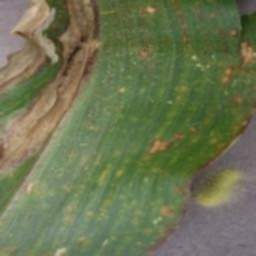
#> input picture data_initial/dataset_split/train/northern_leaf_blight/blurred_13.jpg, 256 x 256 px, found by its file name; its folder holds only this picture in this run
$ python data_optimization.py
#> lines starting #> are read from the running program, lines starting #| are printed output that depends on the picture
#> further down, img is the input picture: shape (256, 256, 3); mean B, G, R 81.9, 116.2, 108.2
import cv2
import numpy as np
import os
import random

# 文件夹路径
input_dir = r"dataset_split\train\northern_leaf_blight"  # 输入图像文件夹路径
output_dir = r"dataset_split\train_optim\northern_leaf_blight"  # 保存增强图像的路径
os.makedirs(output_dir, exist_ok=True)

# 获取输入文件夹中的所有图像文件
image_list = [f for f in os.listdir(input_dir) if f.endswith(('.jpg', '.png','.JPG'))]

# 打印出图像文件数量，确保程序没有进入死循环
print(f"Found {len(image_list)} images in {input_dir}")

# 数据增强参数
total_target = 111  # 总共增加图像
methods = 5  # 增强方法数量（旋转、翻转、亮度、模糊、锐化）
target_per_method = total_target // methods  # 每个方法生成的图像数量

# 设定旋转角度范围
rotation_range = (25, 35)  # 旋转角度范围
brightness_range = (0.7, 1.3)  # 亮度调整范围

# 增强方法
def rotate_image(img, angle):
#> called with angle = 33.44
    (h, w) = img.shape[:2]
#> h = 256; w = 256
    center = (w // 2, h // 2)
#> center = (128, 128)
    M = cv2.getRotationMatrix2D(center, angle, 1.0)
    return cv2.warpAffine(img, M, (w, h))
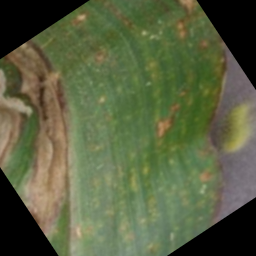
#> returned value: shape (256, 256, 3); mean of channels 0, 1, 2 65.5, 97, 89.2; drawn as B, G, R

def flip_image(img):
    return cv2.flip(img, 1)  # 水平翻转
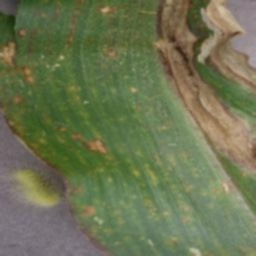
#> returned value: shape (256, 256, 3); mean of channels 0, 1, 2 81.9, 116.2, 108.2; drawn as B, G, R

def adjust_brightness(img, factor):
#> called with factor = 1.15
    return cv2.convertScaleAbs(img, alpha=factor, beta=0)  # 亮度调整
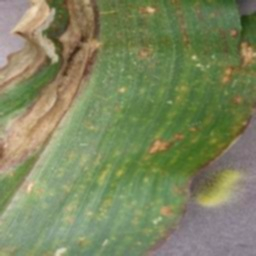
#> returned value: shape (256, 256, 3); mean of channels 0, 1, 2 94.6, 134.2, 125; drawn as B, G, R

def blur_image(img):
    return cv2.GaussianBlur(img, (5, 5), 0)  # 轻微模糊

def sharpen_image(img):
    kernel = np.array([[0, -1, 0], [-1, 5,-1], [0, -1, 0]])  # 锐化内核
    return cv2.filter2D(img, -1, kernel)  # 应用锐化

# 生成增强图像
count = 0
while count < total_target:
    for image_name in image_list:
        image_path = os.path.join(input_dir, image_name)
        img = cv2.imread(image_path)

        if img is None:
            print(f"Error loading image: {image_name}")
            continue

        # 旋转增强
        if count < target_per_method:
            angle = random.uniform(rotation_range[0], rotation_range[1])  # 随机旋转角度
            rotated_img = rotate_image(img, angle)
            save_path = os.path.join(output_dir, f"rotated_{count}.jpg")
            cv2.imwrite(save_path, rotated_img)
            print(f"保存旋转图像: {save_path}")
            count += 1

        # 水平翻转增强
        if count < 2 * target_per_method:
            flipped_img = flip_image(img)
            save_path = os.path.join(output_dir, f"flipped_{count}.jpg")
            cv2.imwrite(save_path, flipped_img)
            print(f"保存翻转图像: {save_path}")
            count += 1

        # 亮度调整增强
        if count < 3 * target_per_method:
            brightness_factor = random.uniform(brightness_range[0], brightness_range[1])  # 随机亮度
            brightened_img = adjust_brightness(img, brightness_factor)
            save_path = os.path.join(output_dir, f"brightened_{count}.jpg")
            cv2.imwrite(save_path, brightened_img)
            print(f"保存亮度调整图像: {save_path}")
            count += 1

        # 轻微模糊增强
        if count < 4 * target_per_method:
            blurred_img = blur_image(img)
            save_path = os.path.join(output_dir, f"blurred_{count}.jpg")
            cv2.imwrite(save_path, blurred_img)
            print(f"保存模糊图像: {save_path}")
            count += 1

        # 锐化增强
        if count < total_target:
            sharpened_img = sharpen_image(img)
            save_path = os.path.join(output_dir, f"sharpened_{count}.jpg")
            cv2.imwrite(save_path, sharpened_img)
            print(f"保存锐化图像: {save_path}")
            count += 1

        if count >= total_target:
            break

print(f"共生成了 {count} 张增强图像")
